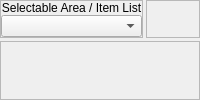
        <widget class="QWidget" name="wPreviousSelectedArea">
         <layout class="QVBoxLayout" name="verticalLayout_46">
          <property name="spacing">
           <number>3</number>
          </property>
          <property name="margin">
           <number>0</number>
          </property>
          <item>
           <widget class="QWidget" name="widget_42" native="true">
            <property name="sizePolicy">
             <sizepolicy hsizetype="Preferred" vsizetype="Fixed">
              <horstretch>0</horstretch>
              <verstretch>0</verstretch>
             </sizepolicy>
            </property>
            <layout class="QHBoxLayout" name="horizontalLayout_32">
             <property name="spacing">
              <number>3</number>
             </property>
             <property name="margin">
              <number>0</number>
             </property>
             <item>
              <widget class="QFrame" name="frame_31">
               <property name="sizePolicy">
                <sizepolicy hsizetype="Fixed" vsizetype="Preferred">
                 <horstretch>0</horstretch>
                 <verstretch>0</verstretch>
                </sizepolicy>
               </property>
               <property name="frameShape">
                <enum>QFrame::StyledPanel</enum>
               </property>
               <property name="frameShadow">
                <enum>QFrame::Raised</enum>
               </property>
               <layout class="QVBoxLayout" name="verticalLayout_45">
                <property name="spacing">
                 <number>0</number>
                </property>
                <property name="margin">
                 <number>0</number>
                </property>
                <item>
                 <widget class="QLabel" name="label_20">
                  <property name="sizePolicy">
                   <sizepolicy hsizetype="Preferred" vsizetype="Fixed">
                    <horstretch>0</horstretch>
                    <verstretch>0</verstretch>
                   </sizepolicy>
                  </property>
                  <property name="text">
                   <string>Selectable Area / Item List</string>
                  </property>
                  <property name="alignment">
                   <set>Qt::AlignCenter</set>
                  </property>
                 </widget>
                </item>
                <item>
                 <widget class="QWidget" name="widget_41" native="true">
                  <layout class="QHBoxLayout" name="horizontalLayout_31">
                   <property name="spacing">
                    <number>0</number>
                   </property>
                   <property name="margin">
                    <number>0</number>
                   </property>
                   <item>
                    <widget class="QComboBox" name="selection_cboxMenuObject"/>
                   </item>
                  </layout>
                 </widget>
                </item>
               </layout>
              </widget>
             </item>
             <item>
              <widget class="QFrame" name="frame_32">
               <property name="frameShape">
                <enum>QFrame::StyledPanel</enum>
               </property>
               <property name="frameShadow">
                <enum>QFrame::Raised</enum>
               </property>
              </widget>
             </item>
            </layout>
           </widget>
          </item>
          <item>
           <widget class="QFrame" name="frame_33">
            <property name="frameShape">
             <enum>QFrame::StyledPanel</enum>
            </property>
            <property name="frameShadow">
             <enum>QFrame::Raised</enum>
            </property>
           </widget>
          </item>
         </layout>
        </widget>
